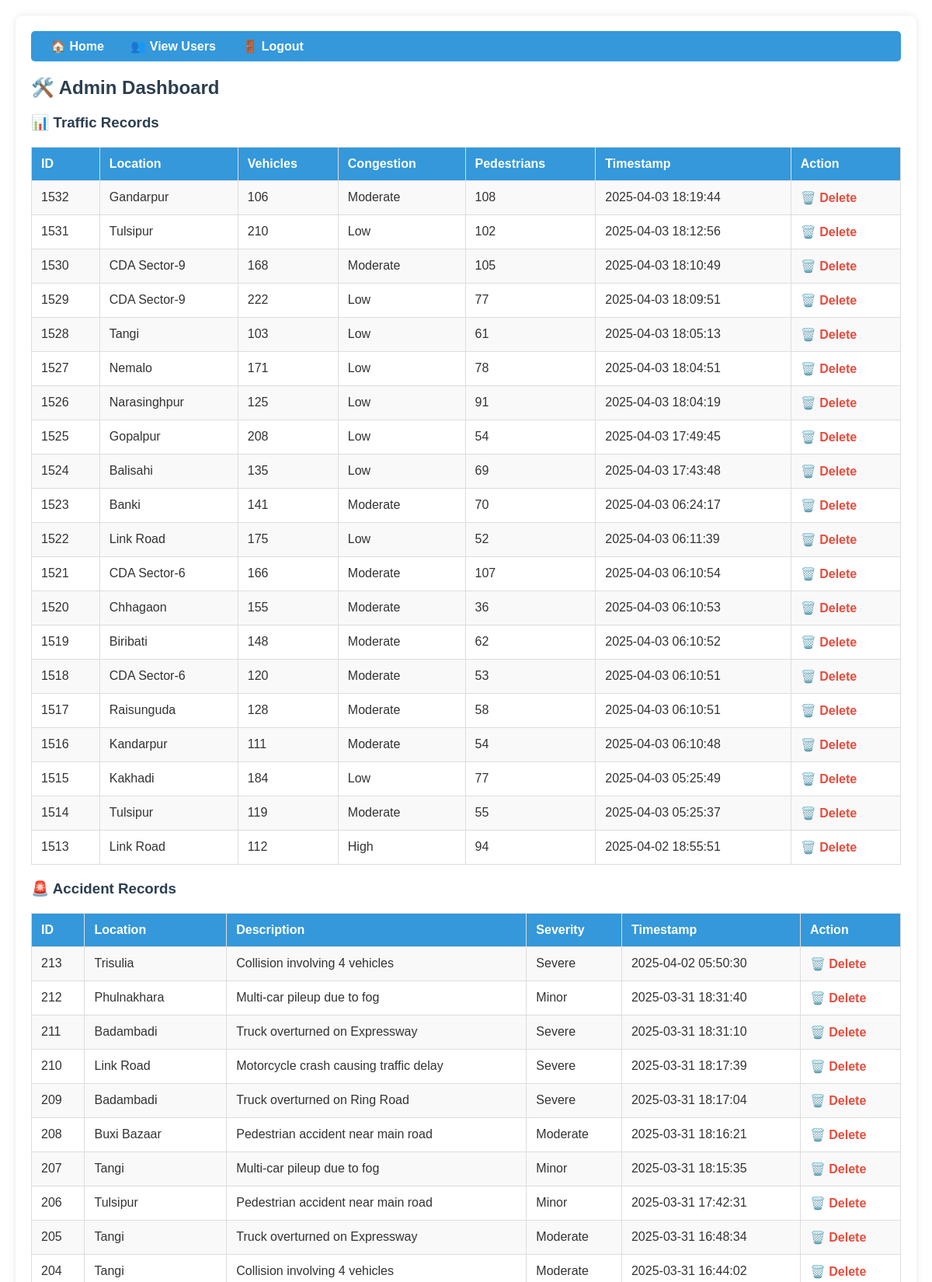
The page /admin/dashboard (signed in, upper part) on the database its author committed.
### tables this page shows
CREATE TABLE traffic (
    id INTEGER PRIMARY KEY AUTOINCREMENT,
    location TEXT,
    vehicle_count INTEGER,
    congestion_level TEXT,
    pedestrian_count INTEGER,
    timestamp DATETIME DEFAULT CURRENT_TIMESTAMP
);

CREATE TABLE accidents (
            id INTEGER PRIMARY KEY AUTOINCREMENT,
            location TEXT,
            description TEXT,
            severity TEXT,
            timestamp DATETIME DEFAULT CURRENT_TIMESTAMP
        );

### app.py (the view)
@app.route("/admin/dashboard")
def admin_dashboard():
    if not session.get("admin"):
        return redirect("/admin")
    with sqlite3.connect("traffic.db") as conn:
        cursor = conn.cursor()
        cursor.execute("SELECT * FROM traffic ORDER BY id DESC LIMIT 20")
        traffic_data = cursor.fetchall()
        cursor.execute("SELECT * FROM accidents ORDER BY id DESC LIMIT 20")
        accidents = cursor.fetchall()
        cursor.execute("SELECT * FROM alerts ORDER BY id DESC LIMIT 20")
        alerts = cursor.fetchall()
    return render_template("admin_dashboard.html", traffic_data=traffic_data, accidents=accidents, alerts=alerts)

### templates/admin_dashboard.html (shortened to what this page needs)
<!DOCTYPE html>
<html>
<head>
</head>
<body>
    <div class="container">
        <div class="navbar">
            <a href="/">🏠 Home</a>
            <a href="/admin/users">👥 View Users</a>
            <a href="/admin/logout">🚪 Logout</a>
        </div>
        <h2>🛠️ Admin Dashboard</h2>
        <h3>📊 Traffic Records</h3>
        <table>
            <tr>
                <th>ID</th>
                <th>Location</th>
                <th>Vehicles</th>
                <th>Congestion</th>
                <th>Pedestrians</th>
                <th>Timestamp</th>
                <th>Action</th>
            </tr>
            {% for row in traffic_data %}
            <tr>
                <td>{{ row[0] }}</td>
                <td>{{ row[1] }}</td>
                <td>{{ row[2] }}</td>
                <td>{{ row[3] }}</td>
                <td>{{ row[4] }}</td>
                <td>{{ row[5] }}</td>
                <td><a href="/admin/delete/{{ row[0] }}" class="delete-link">🗑️ Delete</a></td>
            </tr>
            {% endfor %}
        </table>
        <h3>🚨 Accident Records</h3>
        <table>
            <tr>
                <th>ID</th>
                <th>Location</th>
                <th>Description</th>
                <th>Severity</th>
                <th>Timestamp</th>
                <th>Action</th>
            </tr>
            {% for row in accidents %}
            <tr>
                <td>{{ row[0] }}</td>
                <td>{{ row[1] }}</td>
                <td>{{ row[2] }}</td>
                <td>{{ row[3] }}</td>
                <td>{{ row[4] }}</td>
                <td><a href="/admin/delete_accident/{{ row[0] }}" class="delete-link">🗑️ Delete</a></td>
            </tr>
            {% endfor %}
        </table>
    </div>
</body>
</html>

### templates/admin_dashboard.html (style rules this page uses)
body { margin: 0; padding: 20px; font-family: Arial, sans-serif; background: url('https://images.unsplash.com/photo-1483301960903-9e649cc76d22?q=80&w=2070') repeat-x; background-size: 1920px 1080px; animation: moveBackground 60s linear infinite; color: #333; }
h2, h3 { color: #2c3e50; text-shadow: 1px 1px 2px rgba(255, 255, 255, 0.8); }
.container { background: rgba(255, 255, 255, 0.9); padding: 20px; border-radius: 10px; max-width: 1200px; margin: 0 auto; box-shadow: 0 0 10px rgba(0, 0, 0, 0.1); }
.navbar { background: #3498db; padding: 10px; border-radius: 5px; margin-bottom: 20px; }
.navbar a { color: white; margin: 0 15px; text-decoration: none; font-weight: bold; }
a { color: #2980b9; text-decoration: none; }
table { width: 100%; border-collapse: collapse; margin: 20px 0; background: #fff; }
th, td { padding: 12px; text-align: left; border: 1px solid #ddd; }
th { background: #3498db; color: white; }
tr:nth-child(even) { background: #f9f9f9; }
.delete-link { color: #e74c3c; font-weight: bold; }

### rows shown on the page
traffic: id "1532", location "Gandarpur", vehicle_count "106", congestion_level "Moderate", pedestrian_count "108", timestamp "2025-04-03 18:19:44"
traffic: id "1531", location "Tulsipur", vehicle_count "210", congestion_level "Low", pedestrian_count "102", timestamp "2025-04-03 18:12:56"
traffic: id "1530", location "CDA Sector-9", vehicle_count "168", congestion_level "Moderate", pedestrian_count "105", timestamp "2025-04-03 18:10:49"
traffic: id "1529", location "CDA Sector-9", vehicle_count "222", congestion_level "Low", pedestrian_count "77", timestamp "2025-04-03 18:09:51"
traffic: id "1528", location "Tangi", vehicle_count "103", congestion_level "Low", pedestrian_count "61", timestamp "2025-04-03 18:05:13"
traffic: id "1527", location "Nemalo", vehicle_count "171", congestion_level "Low", pedestrian_count "78", timestamp "2025-04-03 18:04:51"
traffic: id "1526", location "Narasinghpur", vehicle_count "125", congestion_level "Low", pedestrian_count "91", timestamp "2025-04-03 18:04:19"
traffic: id "1525", location "Gopalpur", vehicle_count "208", congestion_level "Low", pedestrian_count "54", timestamp "2025-04-03 17:49:45"
traffic: id "1524", location "Balisahi", vehicle_count "135", congestion_level "Low", pedestrian_count "69", timestamp "2025-04-03 17:43:48"
traffic: id "1523", location "Banki", vehicle_count "141", congestion_level "Moderate", pedestrian_count "70", timestamp "2025-04-03 06:24:17"
traffic: id "1522", location "Link Road", vehicle_count "175", congestion_level "Low", pedestrian_count "52", timestamp "2025-04-03 06:11:39"
traffic: id "1521", location "CDA Sector-6", vehicle_count "166", congestion_level "Moderate", pedestrian_count "107", timestamp "2025-04-03 06:10:54"
traffic: id "1520", location "Chhagaon", vehicle_count "155", congestion_level "Moderate", pedestrian_count "36", timestamp "2025-04-03 06:10:53"
traffic: id "1519", location "Biribati", vehicle_count "148", congestion_level "Moderate", pedestrian_count "62", timestamp "2025-04-03 06:10:52"
traffic: id "1518", location "CDA Sector-6", vehicle_count "120", congestion_level "Moderate", pedestrian_count "53", timestamp "2025-04-03 06:10:51"
traffic: id "1517", location "Raisunguda", vehicle_count "128", congestion_level "Moderate", pedestrian_count "58", timestamp "2025-04-03 06:10:51"
traffic: id "1516", location "Kandarpur", vehicle_count "111", congestion_level "Moderate", pedestrian_count "54", timestamp "2025-04-03 06:10:48"
traffic: id "1515", location "Kakhadi", vehicle_count "184", congestion_level "Low", pedestrian_count "77", timestamp "2025-04-03 05:25:49"
traffic: id "1514", location "Tulsipur", vehicle_count "119", congestion_level "Moderate", pedestrian_count "55", timestamp "2025-04-03 05:25:37"
traffic: id "1513", location "Link Road", vehicle_count "112", congestion_level "High", pedestrian_count "94", timestamp "2025-04-02 18:55:51"
accidents: id "213", location "Trisulia", description "Collision involving 4 vehicles", severity "Severe", timestamp "2025-04-02 05:50:30"
accidents: id "212", location "Phulnakhara", description "Multi-car pileup due to fog", severity "Minor", timestamp "2025-03-31 18:31:40"
accidents: id "211", location "Badambadi", description "Truck overturned on Expressway", severity "Severe", timestamp "2025-03-31 18:31:10"
accidents: id "210", location "Link Road", description "Motorcycle crash causing traffic delay", severity "Severe", timestamp "2025-03-31 18:17:39"
accidents: id "209", location "Badambadi", description "Truck overturned on Ring Road", severity "Severe", timestamp "2025-03-31 18:17:04"
accidents: id "208", location "Buxi Bazaar", description "Pedestrian accident near main road", severity "Moderate", timestamp "2025-03-31 18:16:21"
accidents: id "207", location "Tangi", description "Multi-car pileup due to fog", severity "Minor", timestamp "2025-03-31 18:15:35"
accidents: id "206", location "Tulsipur", description "Pedestrian accident near main road", severity "Minor", timestamp "2025-03-31 17:42:31"
accidents: id "205", location "Tangi", description "Truck overturned on Expressway", severity "Moderate", timestamp "2025-03-31 16:48:34"
accidents: id "204", location "Tangi", description "Collision involving 4 vehicles", severity "Moderate", timestamp "2025-03-31 16:44:02"
